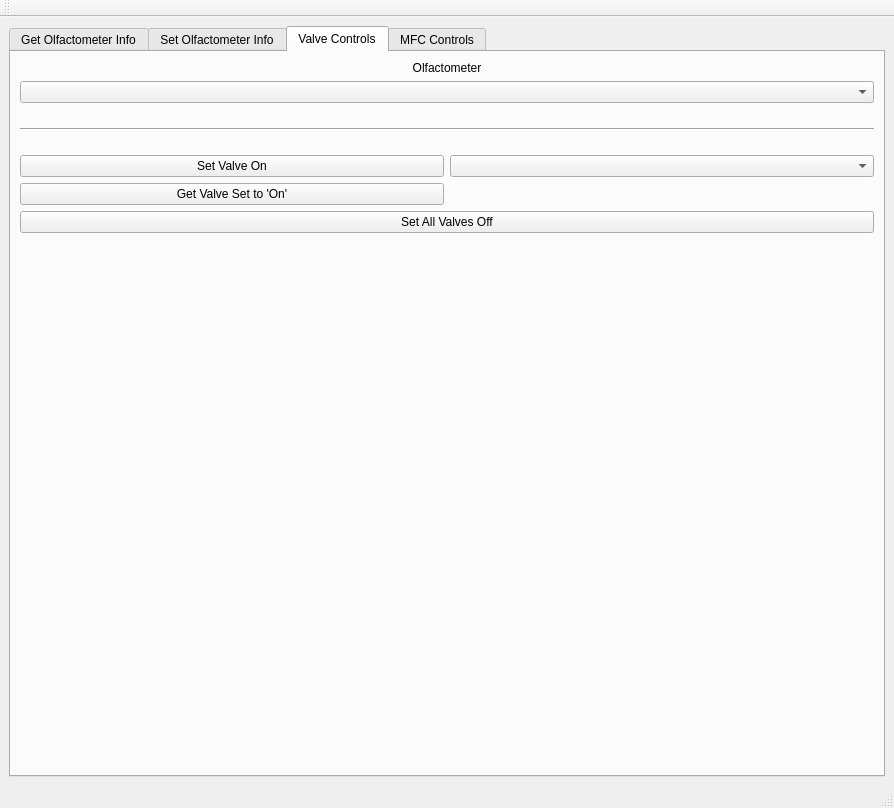
<?xml version="1.0" encoding="UTF-8"?>
<ui version="4.0">
 <class>MainWindow</class>
 <widget class="QMainWindow" name="MainWindow">
  <property name="enabled">
   <bool>true</bool>
  </property>
  <property name="geometry">
   <rect>
    <x>0</x>
    <y>0</y>
    <width>894</width>
    <height>808</height>
   </rect>
  </property>
  <property name="sizePolicy">
   <sizepolicy hsizetype="Preferred" vsizetype="Fixed">
    <horstretch>0</horstretch>
    <verstretch>0</verstretch>
   </sizepolicy>
  </property>
  <property name="windowTitle">
   <string>Arduino Olfactometer GUI v0.1.0</string>
  </property>
  <widget class="QWidget" name="centralwidget">
   <layout class="QHBoxLayout" name="horizontalLayout_4">
    <item>
     <widget class="QTabWidget" name="tabWidget">
      <property name="currentIndex">
       <number>2</number>
      </property>
      <widget class="QWidget" name="getInfoTab">
       <attribute name="title">
        <string>Get Olfactometer Info</string>
       </attribute>
       <layout class="QVBoxLayout" name="verticalLayout_2">
        <item>
         <widget class="QPushButton" name="getInfoPushButton">
          <property name="text">
           <string>Get Info</string>
          </property>
         </widget>
        </item>
        <item>
         <widget class="Line" name="line_11">
          <property name="minimumSize">
           <size>
            <width>0</width>
            <height>20</height>
           </size>
          </property>
          <property name="orientation">
           <enum>Qt::Horizontal</enum>
          </property>
         </widget>
        </item>
        <item>
         <layout class="QHBoxLayout" name="horizontalLayout_3">
          <item>
           <widget class="QLabel" name="deviceCountLabel">
            <property name="maximumSize">
             <size>
              <width>16777215</width>
              <height>20</height>
             </size>
            </property>
            <property name="text">
             <string>Olfactometer Count:</string>
            </property>
            <property name="alignment">
             <set>Qt::AlignCenter</set>
            </property>
           </widget>
          </item>
         </layout>
        </item>
        <item>
         <widget class="Line" name="line_12">
          <property name="orientation">
           <enum>Qt::Horizontal</enum>
          </property>
         </widget>
        </item>
        <item>
         <layout class="QHBoxLayout" name="horizontalLayout_2">
          <item>
           <widget class="QLabel" name="deviceLabel_0">
            <property name="maximumSize">
             <size>
              <width>16777215</width>
              <height>20</height>
             </size>
            </property>
            <property name="text">
             <string>Olfactometer 0</string>
            </property>
            <property name="alignment">
             <set>Qt::AlignCenter</set>
            </property>
           </widget>
          </item>
          <item>
           <widget class="QLabel" name="deviceLabel_1">
            <property name="maximumSize">
             <size>
              <width>16777215</width>
              <height>20</height>
             </size>
            </property>
            <property name="text">
             <string>Olfactometer 1</string>
            </property>
            <property name="alignment">
             <set>Qt::AlignCenter</set>
            </property>
           </widget>
          </item>
          <item>
           <widget class="QLabel" name="deviceLabel_2">
            <property name="maximumSize">
             <size>
              <width>16777215</width>
              <height>20</height>
             </size>
            </property>
            <property name="text">
             <string>Olfactometer 2</string>
            </property>
            <property name="alignment">
             <set>Qt::AlignCenter</set>
            </property>
           </widget>
          </item>
          <item>
           <widget class="QLabel" name="deviceLabel_3">
            <property name="maximumSize">
             <size>
              <width>16777215</width>
              <height>20</height>
             </size>
            </property>
            <property name="text">
             <string>Olfactometer 3</string>
            </property>
            <property name="alignment">
             <set>Qt::AlignCenter</set>
            </property>
           </widget>
          </item>
         </layout>
        </item>
        <item>
         <widget class="Line" name="line_13">
          <property name="orientation">
           <enum>Qt::Horizontal</enum>
          </property>
         </widget>
        </item>
        <item>
         <layout class="QHBoxLayout" name="horizontalLayout">
          <item>
           <widget class="QLabel" name="infoLabel_0">
            <property name="text">
             <string/>
            </property>
            <property name="scaledContents">
             <bool>true</bool>
            </property>
            <property name="alignment">
             <set>Qt::AlignLeading|Qt::AlignLeft|Qt::AlignTop</set>
            </property>
            <property name="wordWrap">
             <bool>true</bool>
            </property>
           </widget>
          </item>
          <item>
           <widget class="Line" name="line_6">
            <property name="orientation">
             <enum>Qt::Vertical</enum>
            </property>
           </widget>
          </item>
          <item>
           <widget class="QLabel" name="infoLabel_1">
            <property name="text">
             <string/>
            </property>
            <property name="alignment">
             <set>Qt::AlignLeading|Qt::AlignLeft|Qt::AlignTop</set>
            </property>
           </widget>
          </item>
          <item>
           <widget class="Line" name="line_8">
            <property name="orientation">
             <enum>Qt::Vertical</enum>
            </property>
           </widget>
          </item>
          <item>
           <widget class="QLabel" name="infoLabel_2">
            <property name="text">
             <string/>
            </property>
            <property name="alignment">
             <set>Qt::AlignLeading|Qt::AlignLeft|Qt::AlignTop</set>
            </property>
           </widget>
          </item>
          <item>
           <widget class="Line" name="line_10">
            <property name="orientation">
             <enum>Qt::Vertical</enum>
            </property>
           </widget>
          </item>
          <item>
           <widget class="QLabel" name="infoLabel_3">
            <property name="text">
             <string/>
            </property>
            <property name="alignment">
             <set>Qt::AlignLeading|Qt::AlignLeft|Qt::AlignTop</set>
            </property>
           </widget>
          </item>
         </layout>
        </item>
       </layout>
      </widget>
      <widget class="QWidget" name="setInfoTab">
       <attribute name="title">
        <string>Set Olfactometer Info</string>
       </attribute>
       <layout class="QVBoxLayout" name="verticalLayout_5">
        <item>
         <widget class="QLabel" name="deviceInfoLabel">
          <property name="text">
           <string>Olfactometer</string>
          </property>
          <property name="alignment">
           <set>Qt::AlignBottom|Qt::AlignHCenter</set>
          </property>
         </widget>
        </item>
        <item>
         <widget class="QComboBox" name="infoDeviceComboBox"/>
        </item>
        <item>
         <widget class="Line" name="line">
          <property name="sizePolicy">
           <sizepolicy hsizetype="Minimum" vsizetype="Fixed">
            <horstretch>0</horstretch>
            <verstretch>0</verstretch>
           </sizepolicy>
          </property>
          <property name="minimumSize">
           <size>
            <width>0</width>
            <height>40</height>
           </size>
          </property>
          <property name="font">
           <font>
            <pointsize>20</pointsize>
           </font>
          </property>
          <property name="orientation">
           <enum>Qt::Horizontal</enum>
          </property>
         </widget>
        </item>
        <item>
         <layout class="QGridLayout" name="gridLayout_6">
          <item row="0" column="0">
           <widget class="QPushButton" name="setSerialNumberPushButton">
            <property name="text">
             <string>Set Olfactometer Serial Number</string>
            </property>
           </widget>
          </item>
          <item row="1" column="0">
           <widget class="QPushButton" name="getSerialNumberPushButton">
            <property name="text">
             <string>Get Olfactometer Serial Number</string>
            </property>
           </widget>
          </item>
          <item row="0" column="1">
           <widget class="QSpinBox" name="serialNumberSpinBox">
            <property name="maximum">
             <number>255</number>
            </property>
           </widget>
          </item>
          <item row="1" column="1">
           <widget class="QLabel" name="serialNumberLabel">
            <property name="text">
             <string/>
            </property>
           </widget>
          </item>
         </layout>
        </item>
        <item>
         <widget class="Line" name="line_2">
          <property name="minimumSize">
           <size>
            <width>0</width>
            <height>20</height>
           </size>
          </property>
          <property name="orientation">
           <enum>Qt::Horizontal</enum>
          </property>
         </widget>
        </item>
        <item>
         <layout class="QGridLayout" name="gridLayout_7">
          <item row="0" column="1">
           <widget class="QLineEdit" name="nameLineEdit"/>
          </item>
          <item row="0" column="0">
           <widget class="QPushButton" name="setNamePushButton">
            <property name="text">
             <string>Set Olfactometer Name</string>
            </property>
           </widget>
          </item>
          <item row="1" column="0">
           <widget class="QPushButton" name="getNamePushButton">
            <property name="text">
             <string>Get Olfactometer Name</string>
            </property>
           </widget>
          </item>
          <item row="1" column="1">
           <widget class="QLabel" name="nameLabel">
            <property name="text">
             <string/>
            </property>
           </widget>
          </item>
         </layout>
        </item>
        <item>
         <spacer name="verticalSpacer_5">
          <property name="orientation">
           <enum>Qt::Vertical</enum>
          </property>
          <property name="sizeHint" stdset="0">
           <size>
            <width>20</width>
            <height>40</height>
           </size>
          </property>
         </spacer>
        </item>
       </layout>
      </widget>
      <widget class="QWidget" name="valveControlTab">
       <attribute name="title">
        <string>Valve Controls</string>
       </attribute>
       <layout class="QVBoxLayout" name="verticalLayout_8">
        <item>
         <layout class="QVBoxLayout" name="verticalLayout">
          <item>
           <layout class="QGridLayout" name="gridLayout">
            <item row="1" column="0">
             <widget class="QComboBox" name="valveDeviceComboBox">
              <property name="editable">
               <bool>false</bool>
              </property>
             </widget>
            </item>
            <item row="0" column="0">
             <widget class="QLabel" name="valveDeviceLabel">
              <property name="text">
               <string>Olfactometer</string>
              </property>
              <property name="alignment">
               <set>Qt::AlignCenter</set>
              </property>
             </widget>
            </item>
           </layout>
          </item>
         </layout>
        </item>
        <item>
         <widget class="Line" name="line_3">
          <property name="minimumSize">
           <size>
            <width>0</width>
            <height>40</height>
           </size>
          </property>
          <property name="orientation">
           <enum>Qt::Horizontal</enum>
          </property>
         </widget>
        </item>
        <item>
         <layout class="QGridLayout" name="gridLayout_3">
          <item row="5" column="0">
           <widget class="QPushButton" name="getValveOnPushButton">
            <property name="text">
             <string>Get Valve Set to 'On'</string>
            </property>
           </widget>
          </item>
          <item row="5" column="1">
           <widget class="QLabel" name="valveOnLabel">
            <property name="text">
             <string/>
            </property>
           </widget>
          </item>
          <item row="4" column="1">
           <widget class="QComboBox" name="valveComboBox"/>
          </item>
          <item row="4" column="0">
           <widget class="QPushButton" name="setValveOnPushButton">
            <property name="text">
             <string>Set Valve On</string>
            </property>
           </widget>
          </item>
         </layout>
        </item>
        <item>
         <widget class="QPushButton" name="setValvesOffPushButton">
          <property name="text">
           <string>Set All Valves Off</string>
          </property>
         </widget>
        </item>
        <item>
         <spacer name="verticalSpacer">
          <property name="orientation">
           <enum>Qt::Vertical</enum>
          </property>
          <property name="sizeHint" stdset="0">
           <size>
            <width>20</width>
            <height>40</height>
           </size>
          </property>
         </spacer>
        </item>
       </layout>
      </widget>
      <widget class="QWidget" name="mfcControlTab">
       <attribute name="title">
        <string>MFC Controls</string>
       </attribute>
       <layout class="QVBoxLayout" name="verticalLayout_3">
        <item>
         <layout class="QVBoxLayout" name="verticalLayout_4">
          <item>
           <layout class="QGridLayout" name="gridLayout_2">
            <item row="0" column="0">
             <widget class="QLabel" name="mfcDeviceLabel">
              <property name="text">
               <string>Olfactometer</string>
              </property>
              <property name="alignment">
               <set>Qt::AlignCenter</set>
              </property>
             </widget>
            </item>
            <item row="0" column="1">
             <widget class="QLabel" name="mfcLabel">
              <property name="text">
               <string>MFC</string>
              </property>
              <property name="alignment">
               <set>Qt::AlignCenter</set>
              </property>
             </widget>
            </item>
            <item row="1" column="0">
             <widget class="QComboBox" name="mfcDeviceComboBox"/>
            </item>
            <item row="1" column="1">
             <widget class="QComboBox" name="mfcComboBox"/>
            </item>
           </layout>
          </item>
         </layout>
        </item>
        <item>
         <widget class="Line" name="line_4">
          <property name="minimumSize">
           <size>
            <width>0</width>
            <height>40</height>
           </size>
          </property>
          <property name="orientation">
           <enum>Qt::Horizontal</enum>
          </property>
         </widget>
        </item>
        <item>
         <layout class="QGridLayout" name="gridLayout_5">
          <item row="1" column="1">
           <widget class="QLabel" name="mfcSettingLabel">
            <property name="text">
             <string/>
            </property>
           </widget>
          </item>
          <item row="1" column="0">
           <widget class="QPushButton" name="getMfcSettingPushButton">
            <property name="text">
             <string>Get MFC Percent Capacity Setting</string>
            </property>
           </widget>
          </item>
          <item row="0" column="0">
           <widget class="QPushButton" name="setMfcPushButton">
            <property name="text">
             <string>Set MFC Percent Capacity</string>
            </property>
           </widget>
          </item>
          <item row="0" column="1">
           <widget class="QSpinBox" name="mfcSettingSpinBox">
            <property name="maximum">
             <number>100</number>
            </property>
            <property name="value">
             <number>100</number>
            </property>
           </widget>
          </item>
          <item row="2" column="0">
           <widget class="QPushButton" name="getMfcMeasurePushButton">
            <property name="text">
             <string>Get MFC Percent Capacity Measure</string>
            </property>
           </widget>
          </item>
          <item row="2" column="1">
           <widget class="QLabel" name="mfcMeasureLabel">
            <property name="text">
             <string/>
            </property>
           </widget>
          </item>
         </layout>
        </item>
        <item>
         <widget class="QLabel" name="mfcErrorLabel">
          <property name="text">
           <string/>
          </property>
          <property name="alignment">
           <set>Qt::AlignCenter</set>
          </property>
         </widget>
        </item>
        <item>
         <spacer name="verticalSpacer_4">
          <property name="orientation">
           <enum>Qt::Vertical</enum>
          </property>
          <property name="sizeHint" stdset="0">
           <size>
            <width>20</width>
            <height>40</height>
           </size>
          </property>
         </spacer>
        </item>
       </layout>
      </widget>
     </widget>
    </item>
   </layout>
  </widget>
  <widget class="QStatusBar" name="statusbar"/>
  <widget class="QToolBar" name="toolBar">
   <property name="windowTitle">
    <string>toolBar</string>
   </property>
   <attribute name="toolBarArea">
    <enum>TopToolBarArea</enum>
   </attribute>
   <attribute name="toolBarBreak">
    <bool>false</bool>
   </attribute>
  </widget>
  <action name="actionLicense">
   <property name="text">
    <string>License</string>
   </property>
  </action>
  <action name="actionE_xit">
   <property name="text">
    <string>E&amp;xit</string>
   </property>
  </action>
  <action name="actionUsage">
   <property name="text">
    <string>Usage</string>
   </property>
  </action>
 </widget>
 <resources/>
 <connections/>
</ui>
